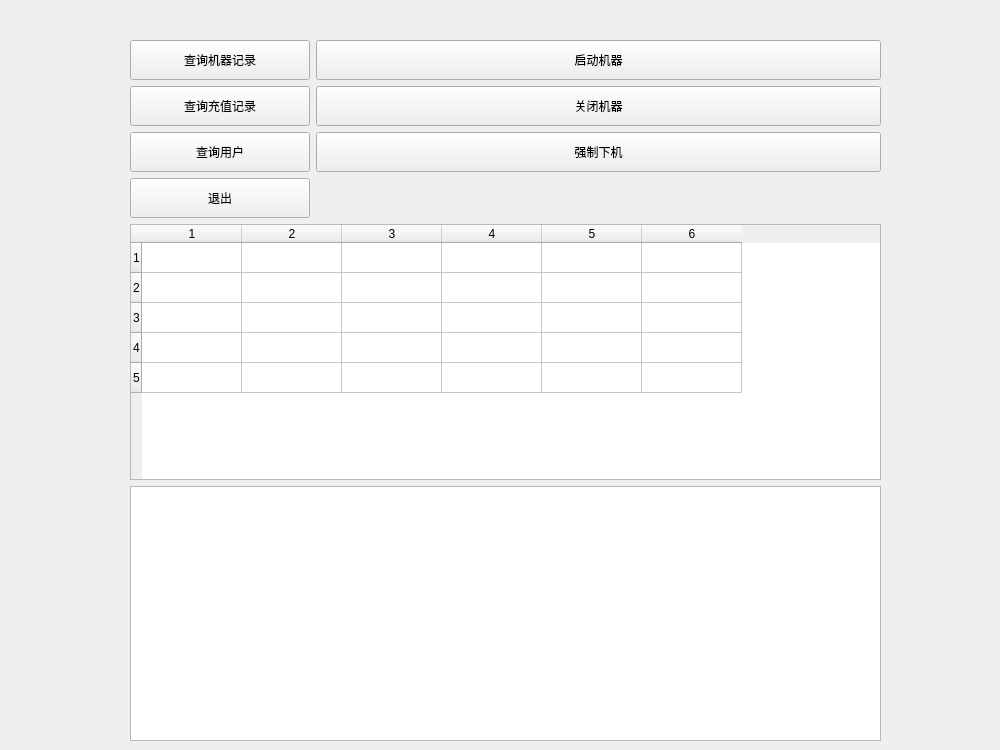
<?xml version="1.0" encoding="UTF-8"?>
<ui version="4.0">
 <class>AdminWindow</class>
 <widget class="QWidget" name="AdminWindow">
  <property name="geometry">
   <rect>
    <x>0</x>
    <y>0</y>
    <width>1000</width>
    <height>750</height>
   </rect>
  </property>
  <property name="windowTitle">
   <string>Form</string>
  </property>
  <widget class="QWidget" name="layoutWidget">
   <property name="geometry">
    <rect>
     <x>130</x>
     <y>40</y>
     <width>751</width>
     <height>701</height>
    </rect>
   </property>
   <layout class="QVBoxLayout" name="verticalLayout">
    <item>
     <layout class="QFormLayout" name="formLayout">
      <item row="0" column="0">
       <widget class="QPushButton" name="queryMachinesButton">
        <property name="sizePolicy">
         <sizepolicy hsizetype="Expanding" vsizetype="Fixed">
          <horstretch>0</horstretch>
          <verstretch>0</verstretch>
         </sizepolicy>
        </property>
        <property name="minimumSize">
         <size>
          <width>180</width>
          <height>40</height>
         </size>
        </property>
        <property name="text">
         <string>查询机器记录</string>
        </property>
       </widget>
      </item>
      <item row="0" column="1">
       <widget class="QPushButton" name="startMachineButton">
        <property name="minimumSize">
         <size>
          <width>0</width>
          <height>40</height>
         </size>
        </property>
        <property name="text">
         <string>启动机器</string>
        </property>
       </widget>
      </item>
      <item row="1" column="0">
       <widget class="QPushButton" name="queryRechargesButton">
        <property name="sizePolicy">
         <sizepolicy hsizetype="Expanding" vsizetype="Fixed">
          <horstretch>0</horstretch>
          <verstretch>0</verstretch>
         </sizepolicy>
        </property>
        <property name="minimumSize">
         <size>
          <width>180</width>
          <height>40</height>
         </size>
        </property>
        <property name="text">
         <string>查询充值记录</string>
        </property>
       </widget>
      </item>
      <item row="1" column="1">
       <widget class="QPushButton" name="shutdownMachineButton">
        <property name="minimumSize">
         <size>
          <width>0</width>
          <height>40</height>
         </size>
        </property>
        <property name="text">
         <string>关闭机器</string>
        </property>
       </widget>
      </item>
      <item row="2" column="0">
       <widget class="QPushButton" name="queryUsersButton">
        <property name="sizePolicy">
         <sizepolicy hsizetype="Expanding" vsizetype="Fixed">
          <horstretch>0</horstretch>
          <verstretch>0</verstretch>
         </sizepolicy>
        </property>
        <property name="minimumSize">
         <size>
          <width>180</width>
          <height>40</height>
         </size>
        </property>
        <property name="text">
         <string>查询用户</string>
        </property>
       </widget>
      </item>
      <item row="2" column="1">
       <widget class="QPushButton" name="forceLogoutButton">
        <property name="minimumSize">
         <size>
          <width>0</width>
          <height>40</height>
         </size>
        </property>
        <property name="text">
         <string>强制下机</string>
        </property>
       </widget>
      </item>
      <item row="3" column="0">
       <widget class="QPushButton" name="exitButton">
        <property name="sizePolicy">
         <sizepolicy hsizetype="Expanding" vsizetype="Fixed">
          <horstretch>0</horstretch>
          <verstretch>0</verstretch>
         </sizepolicy>
        </property>
        <property name="minimumSize">
         <size>
          <width>180</width>
          <height>40</height>
         </size>
        </property>
        <property name="text">
         <string>退出</string>
        </property>
       </widget>
      </item>
     </layout>
    </item>
    <item>
     <widget class="QTableWidget" name="machineMonitorWidget">
      <property name="rowCount">
       <number>5</number>
      </property>
      <property name="columnCount">
       <number>6</number>
      </property>
      <row/>
      <row/>
      <row/>
      <row/>
      <row/>
      <column/>
      <column/>
      <column/>
      <column/>
      <column/>
      <column/>
     </widget>
    </item>
    <item>
     <widget class="QTableWidget" name="dataTableWidget"/>
    </item>
   </layout>
  </widget>
 </widget>
 <resources/>
 <connections/>
</ui>
